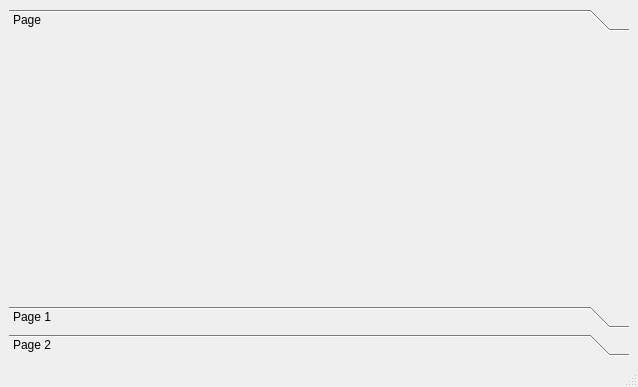
<?xml version="1.0" encoding="UTF-8"?>
<ui version="4.0">
 <class>MainWindow</class>
 <widget class="QMainWindow" name="MainWindow">
  <property name="geometry">
   <rect>
    <x>0</x>
    <y>0</y>
    <width>638</width>
    <height>387</height>
   </rect>
  </property>
  <property name="windowTitle">
   <string>MainWindow</string>
  </property>
  <widget class="QWidget" name="centralwidget">
   <layout class="QVBoxLayout" name="verticalLayout">
    <item>
     <widget class="QToolBox" name="toolBox">
      <property name="currentIndex">
       <number>0</number>
      </property>
      <widget class="QWidget" name="page_3">
       <attribute name="label">
        <string>Page</string>
       </attribute>
      </widget>
      <widget class="QWidget" name="page">
       <property name="geometry">
        <rect>
         <x>0</x>
         <y>0</y>
         <width>620</width>
         <height>247</height>
        </rect>
       </property>
       <attribute name="label">
        <string>Page 1</string>
       </attribute>
      </widget>
      <widget class="QWidget" name="page_2">
       <property name="geometry">
        <rect>
         <x>0</x>
         <y>0</y>
         <width>620</width>
         <height>247</height>
        </rect>
       </property>
       <attribute name="label">
        <string>Page 2</string>
       </attribute>
      </widget>
     </widget>
    </item>
   </layout>
  </widget>
  <widget class="QMenuBar" name="menubar">
   <property name="geometry">
    <rect>
     <x>0</x>
     <y>0</y>
     <width>638</width>
     <height>21</height>
    </rect>
   </property>
  </widget>
  <widget class="QStatusBar" name="statusbar"/>
 </widget>
 <resources/>
 <connections/>
</ui>
